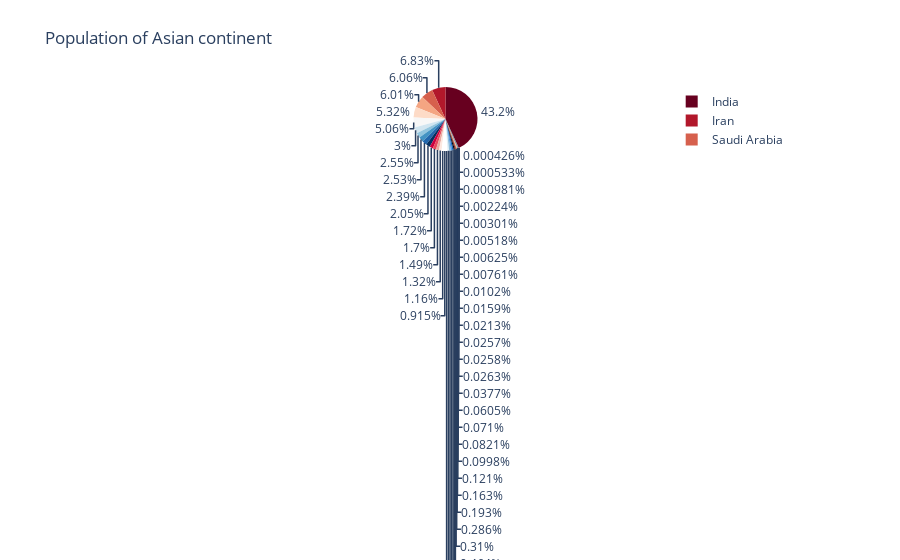

Notebook source saved alongside this figure:
### Markdown cell above
## Pie-Chart Representation of total cases in all the coutries of Asia continent

### Code cell
worldometer = pd.read_csv('/kaggle/input/corona-virus-report/worldometer_data.csv')
worldometer_asia = worldometer[worldometer['Continent'] == 'Asia']


px.pie(worldometer_asia, values='TotalCases', names='Country/Region', 
       title='Population of Asian continent', 
       color_discrete_sequence=px.colors.sequential.RdBu)

### Figure 1 — Plotly figure (JSON) as saved in the notebook; plotly's stock layout.template omitted (floating-point values rounded to 4 significant figures)
{"data": [{"domain": {"x": [0.0, 1.0], "y": [0.0, 1.0]}, "hovertemplate": "Country/Region=%{label}<br>TotalCases=%{value}<extra></extra>", "labels": ["India", "Iran", "Saudi Arabia", "Pakistan", "Bangladesh", "Turkey", "Iraq", "Philippines", "Indonesia", "Qatar", "Kazakhstan", "Oman", "Israel", "Kuwait", "UAE", "Singapore", "Bahrain", "Japan", "Armenia", "Kyrgyzstan", "Afghanistan", "Azerbaijan", "Uzbekistan", "Nepal", "S. Korea", "Palestine", "Malaysia", "Tajikistan", "Lebanon", "Maldives", "Hong Kong", "Thailand", "Sri Lanka", "Yemen", "Jordan", "Cyprus", "Georgia", "Syria", "Vietnam", "Taiwan", "Myanmar", "Mongolia", "Cambodia", "Brunei ", "Bhutan", "Macao", "Timor-Leste", "Laos"], "legendgroup": "", "name": "", "showlegend": true, "type": "pie", "values": [2025409, 320117, 284226, 281863, 249651, 237265, 140603, 119460, 118753, 112092, 95942, 80713, 79559, 70045, 61845, 54555, 42889, 42263, 39819, 38659, 36896, 33247, 28315, 21750, 14519, 13398, 9038, 7665, 5672, 4680, 3850, 3330, 2839, 1768, 1232, 1208, 1206, 999, 747, 477, 357, 293, 243, 141, 105, 46, 25, 20]}], "layout": {"legend": {"tracegroupgap": 0}, "piecolorway": ["rgb(103,0,31)", "rgb(178,24,43)", "rgb(214,96,77)", "rgb(244,165,130)", "rgb(253,219,199)", "rgb(247,247,247)", "rgb(209,229,240)", "rgb(146,197,222)", "rgb(67,147,195)", "rgb(33,102,172)", "rgb(5,48,97)"], "title": {"text": "Population of Asian continent"}}}
